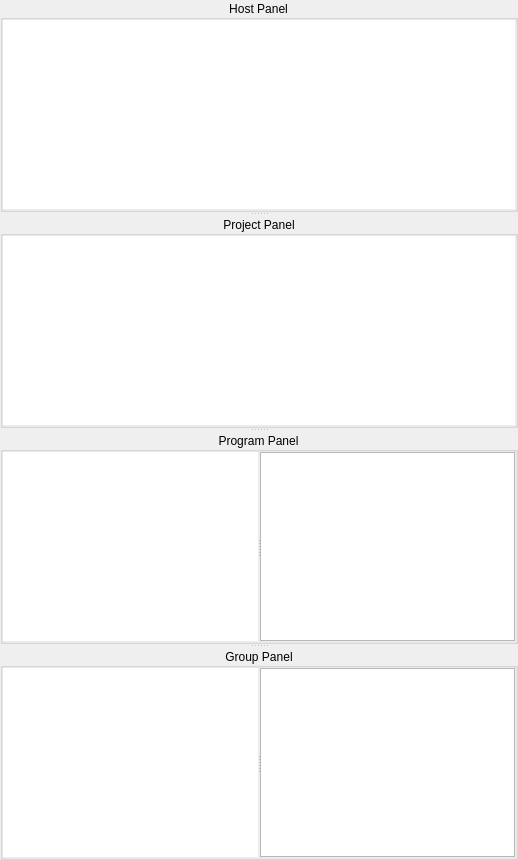
  <widget class="QWidget" name="centralWidget">
   <property name="sizePolicy">
    <sizepolicy hsizetype="Expanding" vsizetype="Expanding">
     <horstretch>0</horstretch>
     <verstretch>0</verstretch>
    </sizepolicy>
   </property>
   <layout class="QVBoxLayout" name="verticalLayout_9">
    <property name="spacing">
     <number>0</number>
    </property>
    <property name="leftMargin">
     <number>0</number>
    </property>
    <property name="topMargin">
     <number>0</number>
    </property>
    <property name="rightMargin">
     <number>0</number>
    </property>
    <property name="bottomMargin">
     <number>0</number>
    </property>
    <item>
     <widget class="QSplitter" name="splitterPanels">
      <property name="orientation">
       <enum>Qt::Vertical</enum>
      </property>
      <property name="childrenCollapsible">
       <bool>false</bool>
      </property>
      <widget class="QGroupBox" name="HostBox">
       <property name="title">
        <string>Host Panel</string>
       </property>
       <property name="alignment">
        <set>Qt::AlignCenter</set>
       </property>
       <property name="flat">
        <bool>true</bool>
       </property>
       <layout class="QHBoxLayout" name="horizontalLayout_2">
        <property name="spacing">
         <number>0</number>
        </property>
        <property name="leftMargin">
         <number>0</number>
        </property>
        <property name="topMargin">
         <number>0</number>
        </property>
        <property name="rightMargin">
         <number>0</number>
        </property>
        <property name="bottomMargin">
         <number>0</number>
        </property>
        <item>
         <widget class="MainGraphicsView" name="hostView">
          <property name="frameShape">
           <enum>QFrame::NoFrame</enum>
          </property>
          <property name="verticalScrollBarPolicy">
           <enum>Qt::ScrollBarAlwaysOff</enum>
          </property>
          <property name="horizontalScrollBarPolicy">
           <enum>Qt::ScrollBarAlwaysOff</enum>
          </property>
          <property name="renderHints">
           <set>QPainter::Antialiasing|QPainter::TextAntialiasing</set>
          </property>
          <property name="transformationAnchor">
           <enum>QGraphicsView::AnchorUnderMouse</enum>
          </property>
          <property name="resizeAnchor">
           <enum>QGraphicsView::AnchorUnderMouse</enum>
          </property>
         </widget>
        </item>
       </layout>
      </widget>
      <widget class="QGroupBox" name="ProjectBox">
       <property name="title">
        <string>Project Panel</string>
       </property>
       <property name="alignment">
        <set>Qt::AlignCenter</set>
       </property>
       <property name="flat">
        <bool>true</bool>
       </property>
       <layout class="QHBoxLayout" name="horizontalLayout_5">
        <property name="spacing">
         <number>0</number>
        </property>
        <property name="leftMargin">
         <number>0</number>
        </property>
        <property name="topMargin">
         <number>0</number>
        </property>
        <property name="rightMargin">
         <number>0</number>
        </property>
        <property name="bottomMargin">
         <number>0</number>
        </property>
        <item>
         <widget class="MainGraphicsView" name="projectView">
          <property name="frameShape">
           <enum>QFrame::NoFrame</enum>
          </property>
          <property name="verticalScrollBarPolicy">
           <enum>Qt::ScrollBarAlwaysOff</enum>
          </property>
          <property name="horizontalScrollBarPolicy">
           <enum>Qt::ScrollBarAlwaysOff</enum>
          </property>
          <property name="renderHints">
           <set>QPainter::Antialiasing|QPainter::TextAntialiasing</set>
          </property>
          <property name="transformationAnchor">
           <enum>QGraphicsView::AnchorUnderMouse</enum>
          </property>
          <property name="resizeAnchor">
           <enum>QGraphicsView::AnchorUnderMouse</enum>
          </property>
         </widget>
        </item>
       </layout>
      </widget>
      <widget class="QGroupBox" name="ProgramBox">
       <property name="title">
        <string>Program Panel</string>
       </property>
       <property name="alignment">
        <set>Qt::AlignCenter</set>
       </property>
       <property name="flat">
        <bool>true</bool>
       </property>
       <layout class="QHBoxLayout" name="horizontalLayout">
        <property name="spacing">
         <number>0</number>
        </property>
        <property name="leftMargin">
         <number>0</number>
        </property>
        <property name="topMargin">
         <number>0</number>
        </property>
        <property name="rightMargin">
         <number>0</number>
        </property>
        <property name="bottomMargin">
         <number>0</number>
        </property>
        <item>
         <widget class="QSplitter" name="splitterProg">
          <property name="orientation">
           <enum>Qt::Horizontal</enum>
          </property>
          <property name="handleWidth">
           <number>2</number>
          </property>
          <widget class="MainGraphicsView" name="programView">
           <property name="frameShape">
            <enum>QFrame::NoFrame</enum>
           </property>
           <property name="verticalScrollBarPolicy">
            <enum>Qt::ScrollBarAlwaysOff</enum>
           </property>
           <property name="horizontalScrollBarPolicy">
            <enum>Qt::ScrollBarAlwaysOff</enum>
           </property>
           <property name="renderHints">
            <set>QPainter::Antialiasing|QPainter::TextAntialiasing</set>
           </property>
           <property name="transformationAnchor">
            <enum>QGraphicsView::AnchorUnderMouse</enum>
           </property>
           <property name="resizeAnchor">
            <enum>QGraphicsView::AnchorUnderMouse</enum>
           </property>
          </widget>
          <widget class="QListView" name="programParkList">
           <property name="sizePolicy">
            <sizepolicy hsizetype="Preferred" vsizetype="Expanding">
             <horstretch>0</horstretch>
             <verstretch>0</verstretch>
            </sizepolicy>
           </property>
           <property name="editTriggers">
            <set>QAbstractItemView::NoEditTriggers</set>
           </property>
           <property name="dragEnabled">
            <bool>true</bool>
           </property>
           <property name="selectionMode">
            <enum>QAbstractItemView::ExtendedSelection</enum>
           </property>
           <property name="uniformItemSizes">
            <bool>true</bool>
           </property>
          </widget>
         </widget>
        </item>
       </layout>
      </widget>
      <widget class="QGroupBox" name="groupBox">
       <property name="title">
        <string>Group Panel</string>
       </property>
       <property name="alignment">
        <set>Qt::AlignCenter</set>
       </property>
       <property name="flat">
        <bool>true</bool>
       </property>
       <layout class="QHBoxLayout" name="horizontalLayout_3">
        <property name="spacing">
         <number>0</number>
        </property>
        <property name="leftMargin">
         <number>0</number>
        </property>
        <property name="topMargin">
         <number>0</number>
        </property>
        <property name="rightMargin">
         <number>0</number>
        </property>
        <property name="bottomMargin">
         <number>0</number>
        </property>
        <item>
         <widget class="QSplitter" name="splitterGroup">
          <property name="orientation">
           <enum>Qt::Horizontal</enum>
          </property>
          <property name="handleWidth">
           <number>2</number>
          </property>
          <widget class="MainGraphicsView" name="groupView">
           <property name="frameShape">
            <enum>QFrame::NoFrame</enum>
           </property>
           <property name="verticalScrollBarPolicy">
            <enum>Qt::ScrollBarAlwaysOff</enum>
           </property>
           <property name="horizontalScrollBarPolicy">
            <enum>Qt::ScrollBarAlwaysOff</enum>
           </property>
           <property name="renderHints">
            <set>QPainter::Antialiasing|QPainter::TextAntialiasing</set>
           </property>
           <property name="transformationAnchor">
            <enum>QGraphicsView::AnchorUnderMouse</enum>
           </property>
           <property name="resizeAnchor">
            <enum>QGraphicsView::AnchorUnderMouse</enum>
           </property>
          </widget>
          <widget class="QListView" name="groupParkList">
           <property name="sizePolicy">
            <sizepolicy hsizetype="Preferred" vsizetype="Expanding">
             <horstretch>0</horstretch>
             <verstretch>0</verstretch>
            </sizepolicy>
           </property>
           <property name="editTriggers">
            <set>QAbstractItemView::NoEditTriggers</set>
           </property>
           <property name="dragEnabled">
            <bool>true</bool>
           </property>
           <property name="selectionMode">
            <enum>QAbstractItemView::ExtendedSelection</enum>
           </property>
           <property name="uniformItemSizes">
            <bool>true</bool>
           </property>
          </widget>
         </widget>
        </item>
       </layout>
      </widget>
     </widget>
    </item>
   </layout>
  </widget>
